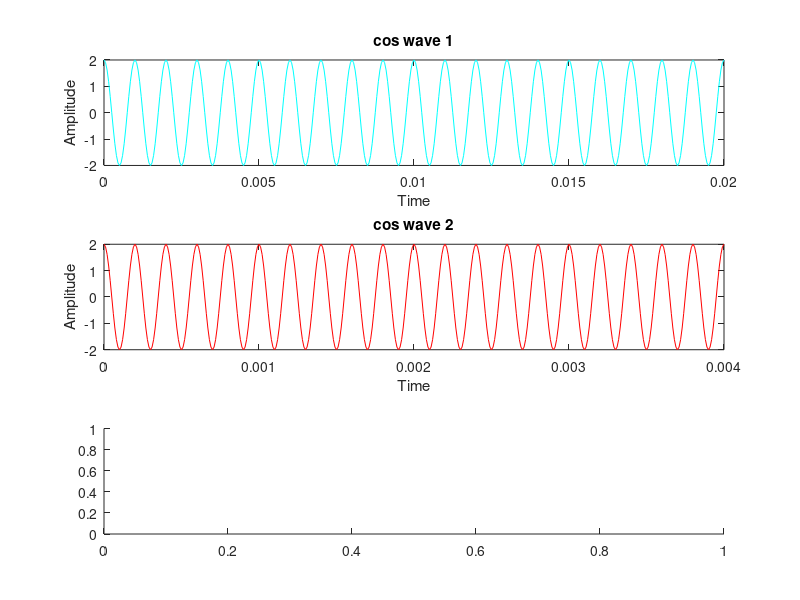

MATLAB code for this plot: (Note: this script raises an error after producing the figure.)
clc
clear all
close all
f1=1000;
t1=0:1/(20*f1):20/f1;
f2=5000;
t2=0:1/(20*f2):20/f2;
y1=2*cos(2*pi*f1*t1);
y2=2*cos(2*pi*f2*t2);
subplot(3,1,1)
plot(t1,y1,'c')
title('cos wave 1')
xlabel('Time')
ylabel('Amplitude')
subplot(3,1,2)
plot(t2,y2,'r')
title('cos wave 2')
xlabel('Time')
ylabel('Amplitude')
mat=[t1' t2' y1' y2']
a=input('Enter column no. from 1 to 4:')
subplot(3,1,3)
plot(mat(:,a),'m')